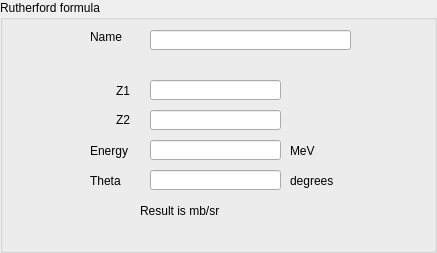
<?xml version="1.0" encoding="UTF-8"?>
<ui version="4.0">
 <class>RuthView</class>
 <widget class="QGroupBox" name="RuthView">
  <property name="geometry">
   <rect>
    <x>0</x>
    <y>0</y>
    <width>437</width>
    <height>253</height>
   </rect>
  </property>
  <property name="windowTitle">
   <string>GroupBox</string>
  </property>
  <property name="title">
   <string>Rutherford formula</string>
  </property>
  <widget class="QLabel" name="label">
   <property name="geometry">
    <rect>
     <x>90</x>
     <y>30</y>
     <width>57</width>
     <height>14</height>
    </rect>
   </property>
   <property name="text">
    <string>Name</string>
   </property>
  </widget>
  <widget class="QLineEdit" name="name">
   <property name="geometry">
    <rect>
     <x>150</x>
     <y>30</y>
     <width>201</width>
     <height>20</height>
    </rect>
   </property>
  </widget>
  <widget class="QLineEdit" name="zp">
   <property name="geometry">
    <rect>
     <x>150</x>
     <y>80</y>
     <width>131</width>
     <height>20</height>
    </rect>
   </property>
  </widget>
  <widget class="QLineEdit" name="zt">
   <property name="geometry">
    <rect>
     <x>150</x>
     <y>110</y>
     <width>131</width>
     <height>20</height>
    </rect>
   </property>
  </widget>
  <widget class="QLineEdit" name="e">
   <property name="geometry">
    <rect>
     <x>150</x>
     <y>140</y>
     <width>131</width>
     <height>20</height>
    </rect>
   </property>
  </widget>
  <widget class="QLineEdit" name="theta">
   <property name="geometry">
    <rect>
     <x>150</x>
     <y>170</y>
     <width>131</width>
     <height>20</height>
    </rect>
   </property>
  </widget>
  <widget class="QLabel" name="label_2">
   <property name="geometry">
    <rect>
     <x>116</x>
     <y>80</y>
     <width>31</width>
     <height>21</height>
    </rect>
   </property>
   <property name="text">
    <string>Z1</string>
   </property>
  </widget>
  <widget class="QLabel" name="label_3">
   <property name="geometry">
    <rect>
     <x>116</x>
     <y>110</y>
     <width>31</width>
     <height>20</height>
    </rect>
   </property>
   <property name="text">
    <string>Z2</string>
   </property>
  </widget>
  <widget class="QLabel" name="label_4">
   <property name="geometry">
    <rect>
     <x>90</x>
     <y>140</y>
     <width>57</width>
     <height>21</height>
    </rect>
   </property>
   <property name="text">
    <string>Energy</string>
   </property>
  </widget>
  <widget class="QLabel" name="label_5">
   <property name="geometry">
    <rect>
     <x>90</x>
     <y>170</y>
     <width>57</width>
     <height>21</height>
    </rect>
   </property>
   <property name="text">
    <string>Theta</string>
   </property>
  </widget>
  <widget class="QLabel" name="label_6">
   <property name="geometry">
    <rect>
     <x>290</x>
     <y>140</y>
     <width>57</width>
     <height>21</height>
    </rect>
   </property>
   <property name="text">
    <string>MeV</string>
   </property>
  </widget>
  <widget class="QLabel" name="label_7">
   <property name="geometry">
    <rect>
     <x>290</x>
     <y>170</y>
     <width>57</width>
     <height>21</height>
    </rect>
   </property>
   <property name="text">
    <string>degrees</string>
   </property>
  </widget>
  <widget class="QLabel" name="label_8">
   <property name="geometry">
    <rect>
     <x>140</x>
     <y>200</y>
     <width>151</width>
     <height>21</height>
    </rect>
   </property>
   <property name="text">
    <string>Result is mb/sr</string>
   </property>
  </widget>
 </widget>
 <resources/>
 <connections/>
</ui>
